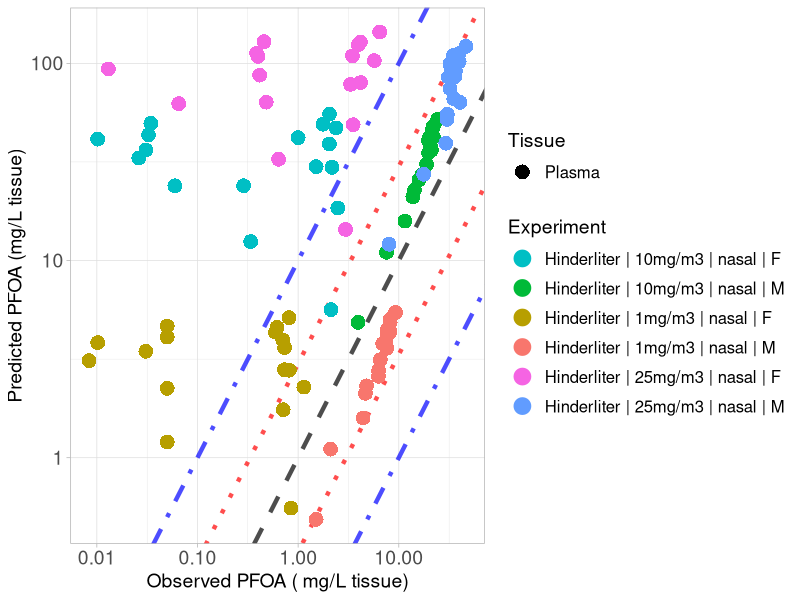

Here is the R script that generated this plot:
library(ggplot2)

#setwd("C:/Users/ptsir/Documents/GitHub/PFAS_PBK_models/PFOA inhalation Rat/Validation/Validation_results")
setwd("C:/Users/dpjio/Documents/GitHub/PFAS_PBK_models/PFOA inhalation Rat/Inhalation model based on Scen_2/Validation/Validation_results")

# Load Results 

# 
Hinderliter_2006_results <- read.csv("Hinderliter_2006_results.csv", header = T)
Hinderliter_nasal_M_1 <- Hinderliter_2006_results[Hinderliter_2006_results$Dose == 1 & Hinderliter_2006_results$Type == "nasal" &
                               Hinderliter_2006_results$sex == "M", ]
Hinderliter_nasal_M_1$Experiment <- "Hinderliter | 1mg/m3 | nasal | M"

Hinderliter_nasal_F_1 <- Hinderliter_2006_results[Hinderliter_2006_results$Dose == 1 & Hinderliter_2006_results$Type == "nasal" &
                                                    Hinderliter_2006_results$sex == "F", ]
Hinderliter_nasal_F_1$Experiment <- "Hinderliter | 1mg/m3 | nasal | F"

Hinderliter_nasal_M_10 <- Hinderliter_2006_results[Hinderliter_2006_results$Dose == 10 & Hinderliter_2006_results$Type == "nasal" &
                                                    Hinderliter_2006_results$sex == "M", ]
Hinderliter_nasal_M_10$Experiment <- "Hinderliter | 10mg/m3 | nasal | M"

Hinderliter_nasal_F_10 <- Hinderliter_2006_results[Hinderliter_2006_results$Dose == 10 & Hinderliter_2006_results$Type == "nasal" &
                                                    Hinderliter_2006_results$sex == "F", ]
Hinderliter_nasal_F_10$Experiment <- "Hinderliter | 10mg/m3 | nasal | F"

Hinderliter_nasal_M_25 <- Hinderliter_2006_results[Hinderliter_2006_results$Dose == 25 & Hinderliter_2006_results$Type == "nasal" &
                                                     Hinderliter_2006_results$sex == "M", ]
Hinderliter_nasal_M_25$Experiment <- "Hinderliter | 25mg/m3 | nasal | M"

Hinderliter_nasal_F_25 <- Hinderliter_2006_results[Hinderliter_2006_results$Dose == 25 & Hinderliter_2006_results$Type == "nasal" &
                                                     Hinderliter_2006_results$sex == "F", ]
Hinderliter_nasal_F_25$Experiment <- "Hinderliter | 25mg/m3 | nasal | F"

Experiment <- scales::hue_pal()(6)

names(Experiment) <- unique(c( Hinderliter_nasal_M_1$Experiment, Hinderliter_nasal_F_1$Experiment,
                               Hinderliter_nasal_M_10$Experiment,Hinderliter_nasal_F_10$Experiment,
                               Hinderliter_nasal_M_25$Experiment, Hinderliter_nasal_F_25$Experiment))



scatter_plot <- ggplot()+
  geom_abline(intercept = log10(1), slope = 1, linetype = "dashed", color = "black", linewidth = 1.5, alpha = 0.7) +  # Identity line in log10 scale
  geom_abline(intercept = log10(3), slope = 1, linetype = "dotted", color = "red", linewidth = 1.5, alpha = 0.7) +  # +3-fold error line
  geom_abline(intercept = log10(1/3), slope = 1, linetype = "dotted", color = "red", linewidth = 1.5, alpha = 0.7) +  # -3-fold error line
  geom_abline(intercept = log10(10), slope = 1, linetype = "dotdash", color = "blue", linewidth = 1.5, alpha = 0.7) +  # +10-fold error line
  geom_abline(intercept = log10(1/10), slope = 1, linetype = "dotdash", color = "blue", linewidth = 1.5, alpha = 0.7) +  # -10-fold error line
  geom_point(data = Hinderliter_nasal_M_1, aes(x=Observed, y=Predicted, color = Experiment, shape = Tissue), size=4, stroke = 1.5)+
  geom_point(data = Hinderliter_nasal_F_1, aes(x=Observed, y=Predicted, color = Experiment, shape = Tissue), size=4, stroke = 1.5)+
  geom_point(data = Hinderliter_nasal_M_10, aes(x=Observed, y=Predicted, color = Experiment, shape = Tissue), size=4, stroke = 1.5)+
  geom_point(data = Hinderliter_nasal_F_10, aes(x=Observed, y=Predicted, color = Experiment, shape = Tissue), size=4, stroke = 1.5)+
  geom_point(data = Hinderliter_nasal_M_25, aes(x=Observed, y=Predicted, color = Experiment, shape = Tissue), size=4, stroke = 1.5)+
  geom_point(data = Hinderliter_nasal_F_25, aes(x=Observed, y=Predicted, color = Experiment, shape = Tissue), size=4, stroke = 1.5)+
  scale_y_log10()+
  scale_x_log10()+
  scale_color_manual(values = Experiment)+
  theme(legend.spacing.y = unit(1, 'cm')) +
  guides(fill = guide_legend(byrow = TRUE))+
  theme_light()+
  labs(y = "Predicted PFOA (mg/L tissue)",
       x = "Observed PFOA ( mg/L tissue)")+
  theme(plot.title = element_text(hjust = 0.5),
        legend.key.size = unit(0.75, 'cm'),  
        legend.title = element_text(size=14),
        legend.text = element_text(size=12,  hjust = 0),
        axis.text = element_text(size = 14),
        axis.title = element_text(size = 14),
        )

#print(scatter_plot)

ggsave("validation_plot_PFOA_serum.png", scatter_plot, width = 11, height = 7, units = "in", dpi = 300)


